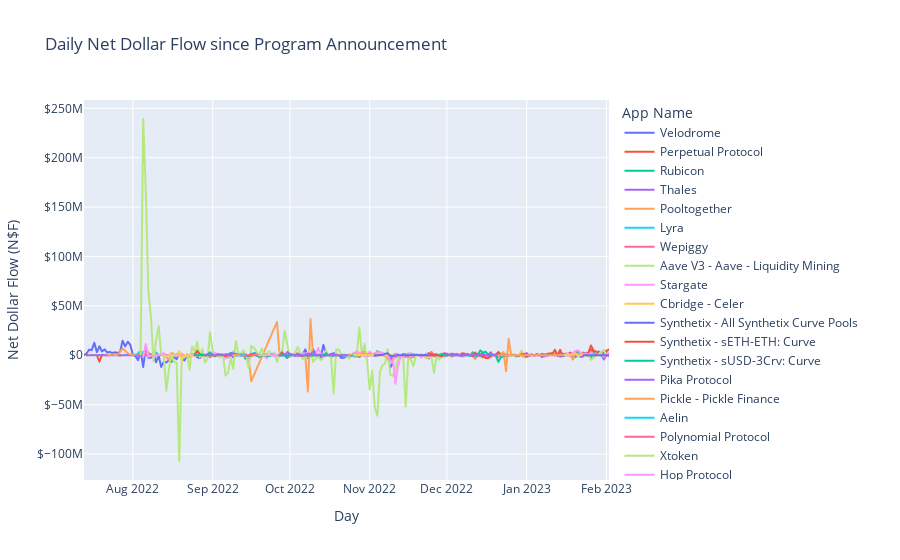
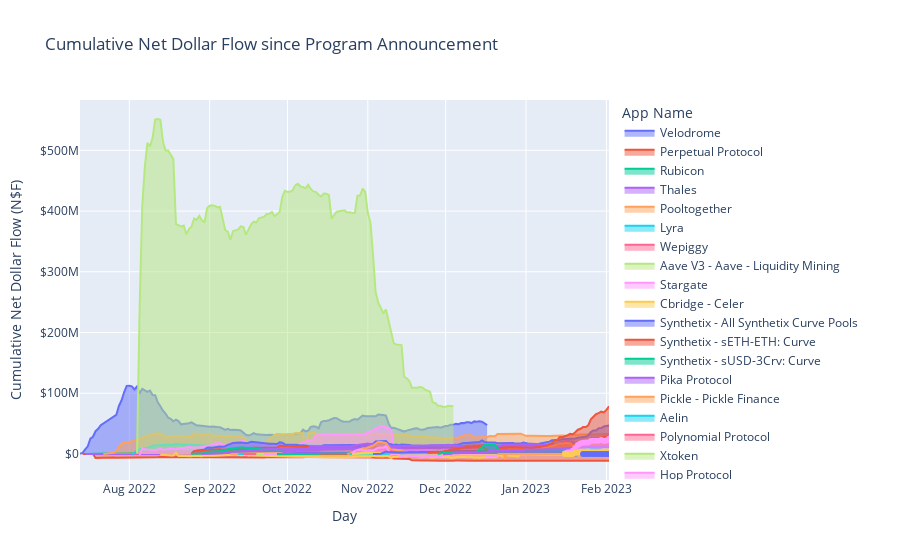

These figures' notebook cell, in order:
### Code cell
fig.show()
cumul_fig.show()
print("yay")
